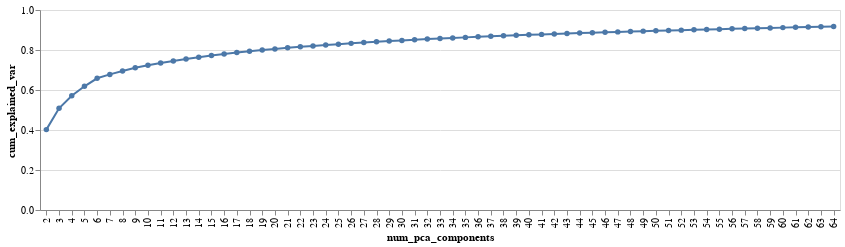

Notebook code cell kept with this figure:
### Code cell
data = pd.DataFrame({
  'num_pca_components':list(num_components),
  'cum_explained_var': cum_var
})

alt.Chart(data).mark_line(point=True).encode(
    x='num_pca_components:O',
    y='cum_explained_var:Q',
    tooltip=['num_pca_components:O', 'cum_explained_var:Q']
).properties(
    width=800,
    height=200
)

### Figure 1 — Vega-Lite specification as saved in the notebook (floating-point values rounded to 4 significant figures)
{"config": {"view": {"continuousWidth": 300, "continuousHeight": 300}}, "data": {"name": "data-839c3bea7592ab5751102c953b89693b"}, "mark": {"type": "line", "point": true}, "encoding": {"tooltip": [{"field": "num_pca_components", "type": "ordinal"}, {"field": "cum_explained_var", "type": "quantitative"}], "x": {"field": "num_pca_components", "type": "ordinal"}, "y": {"field": "cum_explained_var", "type": "quantitative"}}, "height": 200, "width": 800, "$schema": "https://vega.github.io/schema/vega-lite/v5.16.3.json", "datasets": {"data-839c3bea7592ab5751102c953b89693b": [{"num_pca_components": 2, "cum_explained_var": 0.4019}, {"num_pca_components": 3, "cum_explained_var": 0.5087}, {"num_pca_components": 4, "cum_explained_var": 0.5716}, {"num_pca_components": 5, "cum_explained_var": 0.6186}, {"num_pca_components": 6, "cum_explained_var": 0.6586}, {"num_pca_components": 7, "cum_explained_var": 0.678}, {"num_pca_components": 8, "cum_explained_var": 0.6951}, {"num_pca_components": 9, "cum_explained_var": 0.711}, {"num_pca_components": 10, "cum_explained_var": 0.7236}, {"num_pca_components": 11, "cum_explained_var": 0.7348}, {"num_pca_components": 12, "cum_explained_var": 0.7449}, {"num_pca_components": 13, "cum_explained_var": 0.7547}, {"num_pca_components": 14, "cum_explained_var": 0.7635}, {"num_pca_components": 15, "cum_explained_var": 0.7722}, {"num_pca_components": 16, "cum_explained_var": 0.7799}, {"num_pca_components": 17, "cum_explained_var": 0.7872}, {"num_pca_components": 18, "cum_explained_var": 0.7938}, {"num_pca_components": 19, "cum_explained_var": 0.7998}, {"num_pca_components": 20, "cum_explained_var": 0.8056}, {"num_pca_components": 21, "cum_explained_var": 0.8108}, {"num_pca_components": 22, "cum_explained_var": 0.8159}, {"num_pca_components": 23, "cum_explained_var": 0.8205}, {"num_pca_components": 24, "cum_explained_var": 0.825}, {"num_pca_components": 25, "cum_explained_var": 0.8292}, {"num_pca_components": 26, "cum_explained_var": 0.8332}, {"num_pca_components": 27, "cum_explained_var": 0.837}, {"num_pca_components": 28, "cum_explained_var": 0.8408}, {"num_pca_components": 29, "cum_explained_var": 0.8444}, {"num_pca_components": 30, "cum_explained_var": 0.848}, {"num_pca_components": 31, "cum_explained_var": 0.8513}, {"num_pca_components": 32, "cum_explained_var": 0.8545}, {"num_pca_components": 33, "cum_explained_var": 0.8575}, {"num_pca_components": 34, "cum_explained_var": 0.8603}, {"num_pca_components": 35, "cum_explained_var": 0.8631}, {"num_pca_components": 36, "cum_explained_var": 0.8658}, {"num_pca_components": 37, "cum_explained_var": 0.8685}, {"num_pca_components": 38, "cum_explained_var": 0.871}, {"num_pca_components": 39, "cum_explained_var": 0.8734}, {"num_pca_components": 40, "cum_explained_var": 0.8758}, {"num_pca_components": 41, "cum_explained_var": 0.8781}, {"num_pca_components": 42, "cum_explained_var": 0.8803}, {"num_pca_components": 43, "cum_explained_var": 0.8825}, {"num_pca_components": 44, "cum_explained_var": 0.8846}, {"num_pca_components": 45, "cum_explained_var": 0.8867}, {"num_pca_components": 46, "cum_explained_var": 0.8886}, {"num_pca_components": 47, "cum_explained_var": 0.8906}, {"num_pca_components": 48, "cum_explained_var": 0.8925}, {"num_pca_components": 49, "cum_explained_var": 0.8944}, {"num_pca_components": 50, "cum_explained_var": 0.8962}, {"num_pca_components": 51, "cum_explained_var": 0.8979}, {"num_pca_components": 52, "cum_explained_var": 0.8994}, {"num_pca_components": 53, "cum_explained_var": 0.901}, {"num_pca_components": 54, "cum_explained_var": 0.9027}, {"num_pca_components": 55, "cum_explained_var": 0.9042}, {"num_pca_components": 56, "cum_explained_var": 0.9059}, {"num_pca_components": 57, "cum_explained_var": 0.9074}, {"num_pca_components": 58, "cum_explained_var": 0.9089}, {"num_pca_components": 59, "cum_explained_var": 0.9105}, {"num_pca_components": 60, "cum_explained_var": 0.9119}, {"num_pca_components": 61, "cum_explained_var": 0.9133}, {"num_pca_components": 62, "cum_explained_var": 0.9147}, {"num_pca_components": 63, "cum_explained_var": 0.916}, {"num_pca_components": 64, "cum_explained_var": 0.9174}]}}
